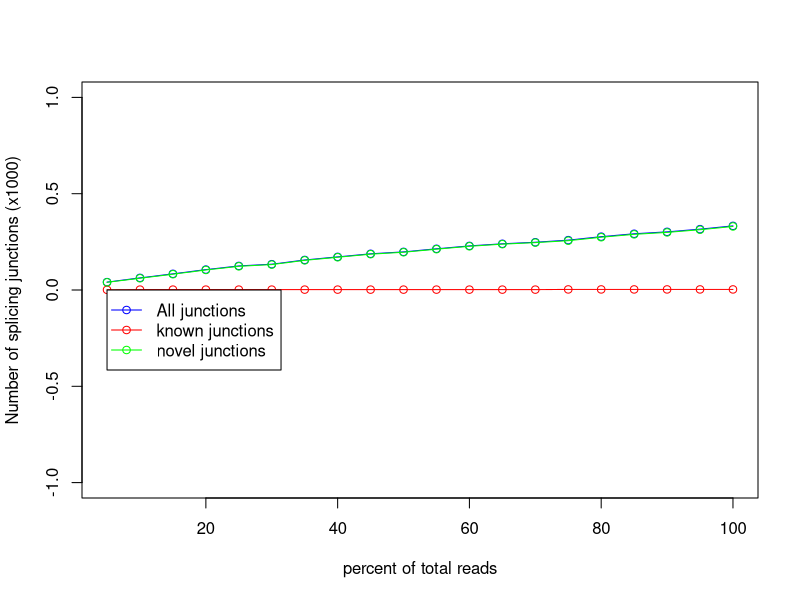

Write R code to recreate this figure.
pdf('test_data/results/WT/rseqc/junction_saturation/WT.junctionSaturation_plot.pdf')
x=c(5,10,15,20,25,30,35,40,45,50,55,60,65,70,75,80,85,90,95,100)
y=c(1,2,2,2,2,2,2,2,2,2,2,2,2,2,3,3,3,3,3,3)
z=c(41,63,84,106,125,134,156,172,188,198,214,229,240,248,259,277,292,302,316,333)
w=c(40,61,82,104,123,132,154,170,186,196,212,227,238,246,256,274,289,299,313,330)
m=max(0,0,0)
n=min(0,0,0)
plot(x,z/1000,xlab='percent of total reads',ylab='Number of splicing junctions (x1000)',type='o',col='blue',ylim=c(n,m))
points(x,y/1000,type='o',col='red')
points(x,w/1000,type='o',col='green')
legend(5,0, legend=c("All junctions","known junctions", "novel junctions"),col=c("blue","red","green"),lwd=1,pch=1)
dev.off()
